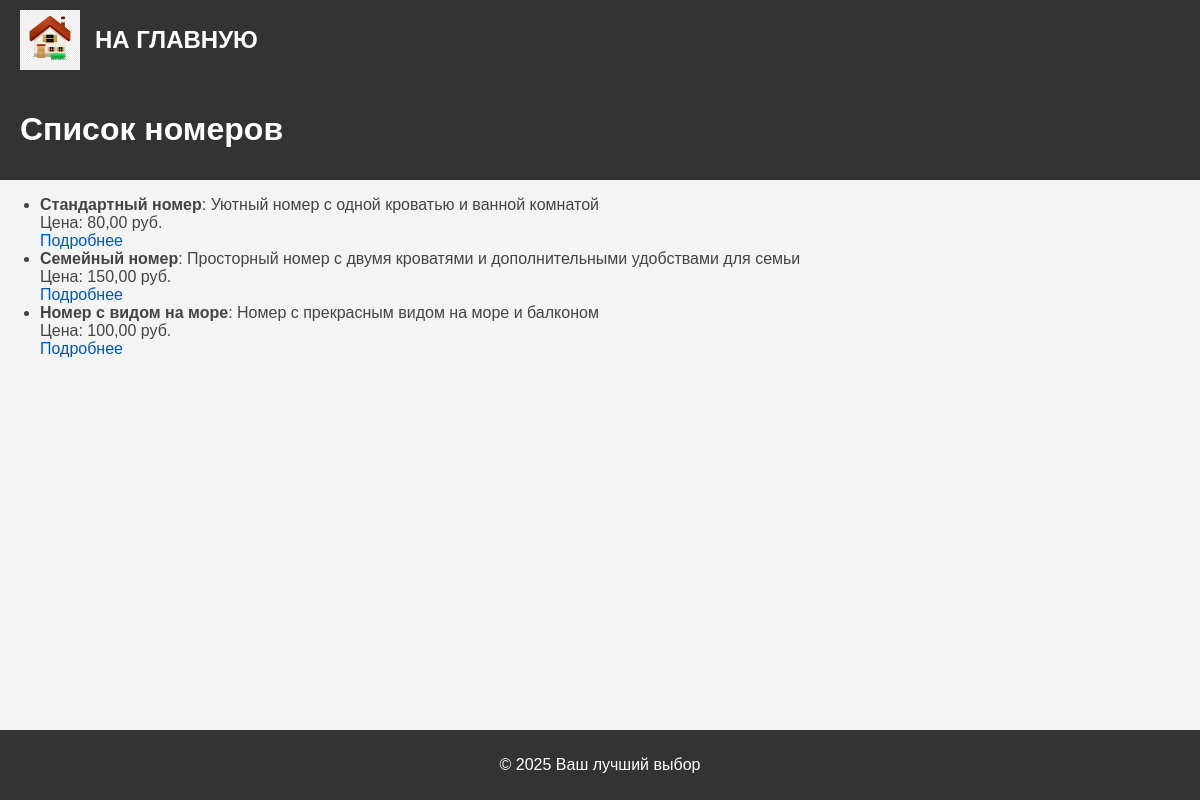
The page /rooms/rooms/ on the database its author committed.
### rooms/models.py (models this page shows, shortened)
class Room(models.Model):
    name = models.CharField(max_length=100, verbose_name="Название номера")
    description = models.TextField(verbose_name="Описание номера")
    price = models.DecimalField(
        max_digits=10, decimal_places=2, verbose_name="Цена за ночь"
    )
    image = models.ImageField(upload_to="rooms/", verbose_name="Изображение номера")
    room_type = models.CharField(max_length=100, verbose_name="Тип номера")
    class Meta:
        verbose_name = "Номер"
        verbose_name_plural = "Номера"

### rooms/views.py (the view)
# urls.py: path("rooms/", views.room_list, name="room_list"),
def room_list(request):
    rooms = Room.objects.all()  # Извлекает все объекты модели Room из базы данных и сохраняет их в переменную rooms
    return render(request, "rooms/room_list.html", {"rooms": rooms})  # Отображает шаблон room_list.html, передавая в него контекст с номерами (rooms)

### rooms/templates/rooms/room_list.html (shortened to what this page needs)
{% extends 'base/base.html' %}
{% load static %}
{% block content %}
<header>
    <h1>Список номеров</h1>
</header>
<main>
    <ul>
        {% for room in rooms %}
            <li>
                <strong>{{ room.name }}</strong>: {{ room.description }}
                <br>Цена: {{ room.price }} руб.
                <br><a href="{% url 'room_detail' room.id %}">Подробнее</a>
            </li>
        {% endfor %}
    </ul>
</main>
{% endblock %}

### base/static/base/css/styles.css (style rules this page uses)
html, body { font-family: 'Arial', sans-serif; margin: 0; padding: 0; height: 100%; width: 100%; color: #444; background: #f4f4f4; }
a { color: #0059b2; text-decoration: none; }
header { background: #333; color: #fff; padding: 10px 20px; display: flex; align-items: center; }

### rows shown on the page
Room: name "Стандартный номер", description "Уютный номер с одной кроватью и ванной комнатой", price "80,00"
Room: name "Семейный номер", description "Просторный номер с двумя кроватями и дополнительными удобствами для семьи", price "150,00"
Room: name "Номер с видом на море", description "Номер с прекрасным видом на море и балконом", price "100,00"
